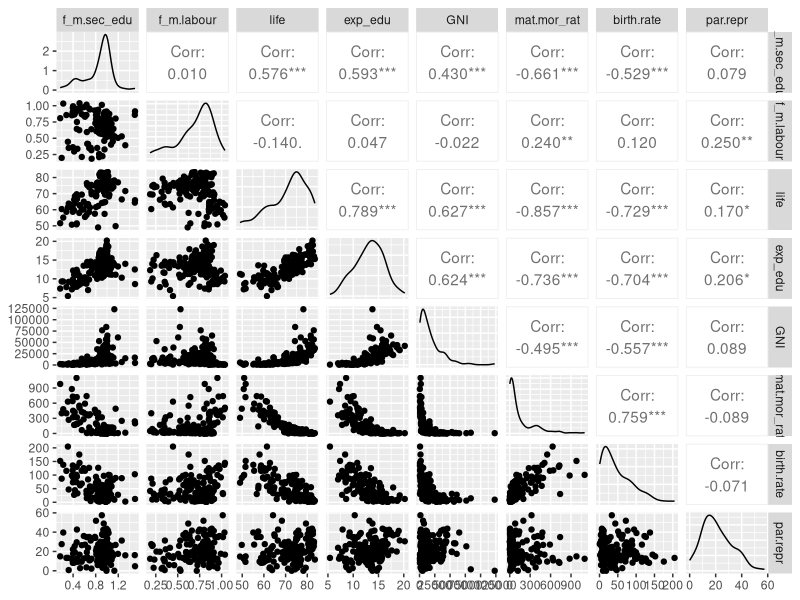
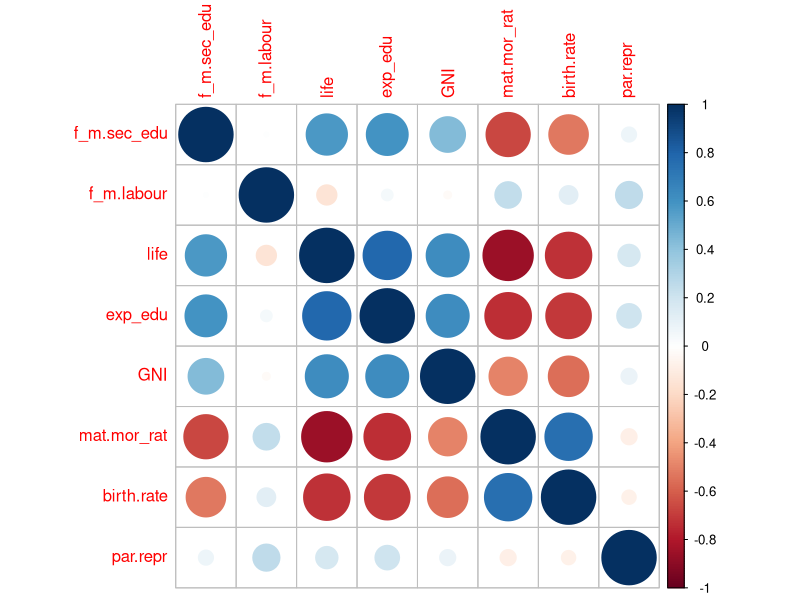

Generate these figures, in order, with R:
## ---- chunk 1
getwd()
library(openxlsx)
library(dplyr)
library(GGally)
library(corrplot)
human <- read.csv("human.csv", sep = ",", header = TRUE)
dim(human)
colnames(human)
glimpse(human)
ggpairs(human)
cor(human) %>% corrplot()
